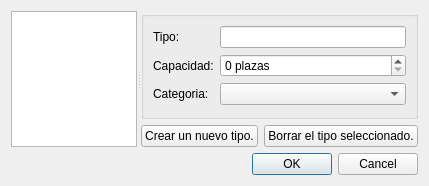
<?xml version="1.0" encoding="UTF-8"?>
<ui version="4.0">
 <class>HabitacionTiposDialog</class>
 <widget class="QDialog" name="HabitacionTiposDialog">
  <property name="geometry">
   <rect>
    <x>0</x>
    <y>0</y>
    <width>429</width>
    <height>186</height>
   </rect>
  </property>
  <property name="windowTitle">
   <string>MyAcolito - Tipos de habitaciones</string>
  </property>
  <property name="windowIcon">
   <iconset resource="acolitoRC.qrc">
    <normaloff>:/acolitos/iconos/habitacion</normaloff>:/acolitos/iconos/habitacion</iconset>
  </property>
  <layout class="QVBoxLayout" name="verticalLayout_2">
   <item>
    <widget class="QSplitter" name="splitter">
     <property name="orientation">
      <enum>Qt::Horizontal</enum>
     </property>
     <widget class="QListView" name="vistaTipos">
      <property name="sizePolicy">
       <sizepolicy hsizetype="Ignored" vsizetype="Expanding">
        <horstretch>0</horstretch>
        <verstretch>0</verstretch>
       </sizepolicy>
      </property>
     </widget>
     <widget class="QWidget" name="layoutWidget">
      <layout class="QVBoxLayout" name="verticalLayout">
       <item>
        <widget class="QGroupBox" name="groupBox">
         <property name="sizePolicy">
          <sizepolicy hsizetype="Expanding" vsizetype="Expanding">
           <horstretch>0</horstretch>
           <verstretch>0</verstretch>
          </sizepolicy>
         </property>
         <property name="title">
          <string/>
         </property>
         <layout class="QGridLayout" name="gridLayout">
          <item row="0" column="0">
           <widget class="QLabel" name="label">
            <property name="text">
             <string>Tipo:</string>
            </property>
           </widget>
          </item>
          <item row="0" column="1">
           <widget class="QLineEdit" name="tipoLineEdit"/>
          </item>
          <item row="1" column="0">
           <widget class="QLabel" name="label_2">
            <property name="text">
             <string>Capacidad:</string>
            </property>
           </widget>
          </item>
          <item row="1" column="1">
           <widget class="QSpinBox" name="plazasSpinBox">
            <property name="suffix">
             <string> plazas</string>
            </property>
            <property name="maximum">
             <number>99999999</number>
            </property>
           </widget>
          </item>
          <item row="2" column="0">
           <widget class="QLabel" name="label_3">
            <property name="text">
             <string>Categoria:</string>
            </property>
           </widget>
          </item>
          <item row="2" column="1">
           <widget class="TextComboBox" name="categoriaComboBox"/>
          </item>
         </layout>
        </widget>
       </item>
       <item>
        <layout class="QHBoxLayout" name="horizontalLayout">
         <item>
          <widget class="QPushButton" name="nuevoTipoButton">
           <property name="text">
            <string>Crear un nuevo tipo.</string>
           </property>
          </widget>
         </item>
         <item>
          <widget class="QPushButton" name="delTipoButton">
           <property name="text">
            <string>Borrar el tipo seleccionado.</string>
           </property>
          </widget>
         </item>
        </layout>
       </item>
      </layout>
     </widget>
    </widget>
   </item>
   <item>
    <widget class="QDialogButtonBox" name="buttonBox">
     <property name="orientation">
      <enum>Qt::Horizontal</enum>
     </property>
     <property name="standardButtons">
      <set>QDialogButtonBox::Cancel|QDialogButtonBox::Ok</set>
     </property>
    </widget>
   </item>
  </layout>
 </widget>
 <customwidgets>
  <customwidget>
   <class>TextComboBox</class>
   <extends>QComboBox</extends>
   <header location="global">textcombobox.h</header>
  </customwidget>
 </customwidgets>
 <resources>
  <include location="acolitoRC.qrc"/>
 </resources>
 <connections>
  <connection>
   <sender>buttonBox</sender>
   <signal>accepted()</signal>
   <receiver>HabitacionTiposDialog</receiver>
   <slot>accept()</slot>
   <hints>
    <hint type="sourcelabel">
     <x>248</x>
     <y>254</y>
    </hint>
    <hint type="destinationlabel">
     <x>157</x>
     <y>274</y>
    </hint>
   </hints>
  </connection>
  <connection>
   <sender>buttonBox</sender>
   <signal>rejected()</signal>
   <receiver>HabitacionTiposDialog</receiver>
   <slot>reject()</slot>
   <hints>
    <hint type="sourcelabel">
     <x>316</x>
     <y>260</y>
    </hint>
    <hint type="destinationlabel">
     <x>286</x>
     <y>274</y>
    </hint>
   </hints>
  </connection>
 </connections>
</ui>
